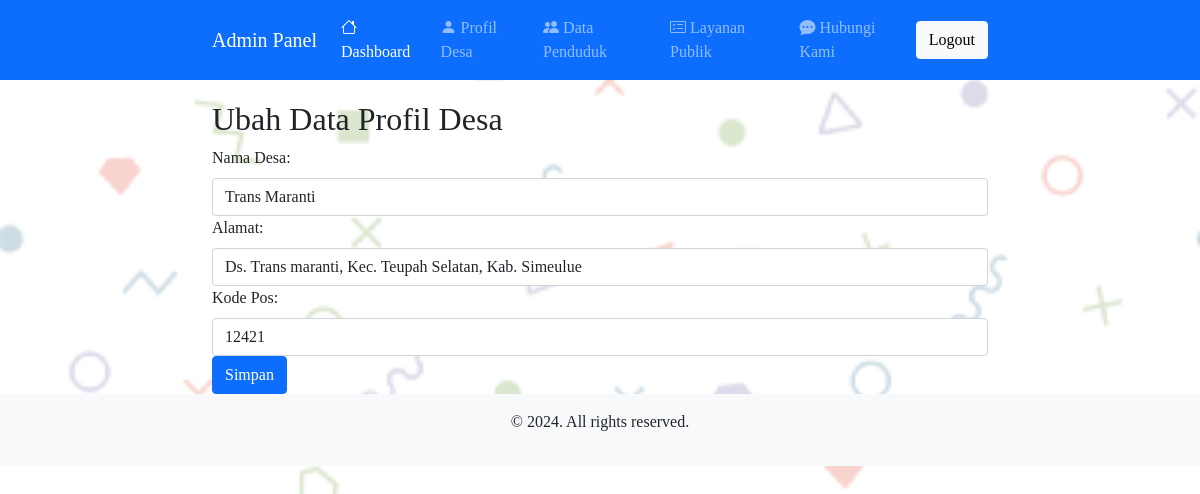
Screenshot of /admin/edit_desa.php?id=5 (signed in) with the database file from the repository.
### tables this page shows
CREATE TABLE `profil` (
  `id` int(11) NOT NULL,
  `nama_desa` varchar(100) NOT NULL,
  `alamat` varchar(200) NOT NULL,
  `kode_pos` varchar(10) NOT NULL
);

### admin/edit_desa.php (the view, shortened to what this page needs)
<?php
include '../includes/db.php';
if (isset($_POST['submit'])) {
  $id = $_POST['id'];
  $namaDesa = $_POST['namaDesa'];
  $alamat = $_POST['alamat'];
  $kodePos = $_POST['kodePos'];
  $query = "UPDATE profil SET nama_desa='$namaDesa', alamat='$alamat', kode_pos='$kodePos' WHERE id='$id'";
  $result = mysqli_query($koneksi, $query);
  if ($result) {
    header('Location: profile.php');
    exit();
  } else {
    $error = "Terjadi kesalahan. Silakan coba lagi.";
  }
} else {
  $id = $_GET['id'];
  $query = "SELECT * FROM profil WHERE id='$id'";
  $result = mysqli_query($koneksi, $query);
  $row = mysqli_fetch_assoc($result);
}
?>
<!DOCTYPE html>
<html>
<head>
  <link rel="stylesheet" type="text/css" href="https://cdnjs.cloudflare.com/ajax/libs/bootstrap/5.0.2/css/bootstrap.min.css">
  <link rel="stylesheet" type="text/css" href="https://cdnjs.cloudflare.com/ajax/libs/bootstrap-icons/1.6.0/font/bootstrap-icons.min.css">
</head>
<body>
  <header>
    <nav class="navbar navbar-expand-lg navbar-dark bg-primary">
        <div class="container">
            <a class="navbar-brand" href="index.php">Admin Panel</a>
            <div class="collapse navbar-collapse" id="navbarNav">
                <ul class="navbar-nav ms-auto">
                    <li class="nav-item">
                        <a class="nav-link active" aria-current="page" href="dashboard.php"><i
                                class="bi bi-house"></i> Dashboard</a>
                    </li>
                    <li class="nav-item">
                        <a class="nav-link" href="profile.php"><i class="bi bi-person-fill"></i> Profil Desa</a>
                    </li>
                    <li class="nav-item">
                        <a class="nav-link" href="population.php"><i class="bi bi-people-fill"></i> Data Penduduk</a>
                    </li>
                    <li class="nav-item">
                        <a class="nav-link" href="public_services.php"><i class="bi bi-card-checklist"></i> Layanan
                            Publik</a>
                    </li>
                    <li class="nav-item">
                        <a class="nav-link" href="contact.php"><i class="bi bi-chat-dots-fill"></i> Hubungi Kami</a>
                    </li>
                </ul>
                <a href="logout.php" class="btn btn-light">Logout</a>
            </div>
        </div>
    </nav>
</header>
  <div class="container">
    <section>
     <h2 class="section-title">Ubah Data Profil Desa</h2>
<form method="POST" action="">
  <div class="profile-item">
    <label for="namaDesa" class="form-label">Nama Desa:</label>
    <input type="text" id="namaDesa" name="namaDesa" class="form-control" value="<?php echo $row['nama_desa']; ?>" required>
  </div>
  <div class="profile-item">
    <label for="alamat" class="form-label">Alamat:</label>
    <input type="text" id="alamat" name="alamat" class="form-control" value="<?php echo $row['alamat']; ?>" required>
  </div>
  <div class="profile-item">
    <label for="kodePos" class="form-label">Kode Pos:</label>
    <input type="text" id="kodePos" name="kodePos" class="form-control" value="<?php echo $row['kode_pos']; ?>" required>
  </div>
  <button type="submit" name="submit" class="btn btn-primary">Simpan</button>
</form>
    </section>
  </div>
  <footer class="bg-light text-center">
    <div class="container py-3">
      <p>&copy; <?php echo date('Y'); ?>. All rights reserved.</p>
    </div>
  </footer>
</body>
</html>

### admin/edit_desa.php (style rules this page uses)
body { padding-top: 20px; font-family: 'Times New Roman', sans-serif; }
body { background-image: url('../images/saya.png'); background-repeat: no-repeat; background-size: cover; background-position: center; }
header { position: fixed; top: 0; left: 0; right: 0; z-index: 999; }
.section-title { margin-top: 80px; }
.container { max-width: 800px; }

### rows the page displays
profil: namaDesa "Trans Maranti", alamat "Ds. Trans maranti, Kec. Teupah Selatan, Kab. Simeulue", kodePos "12421"
